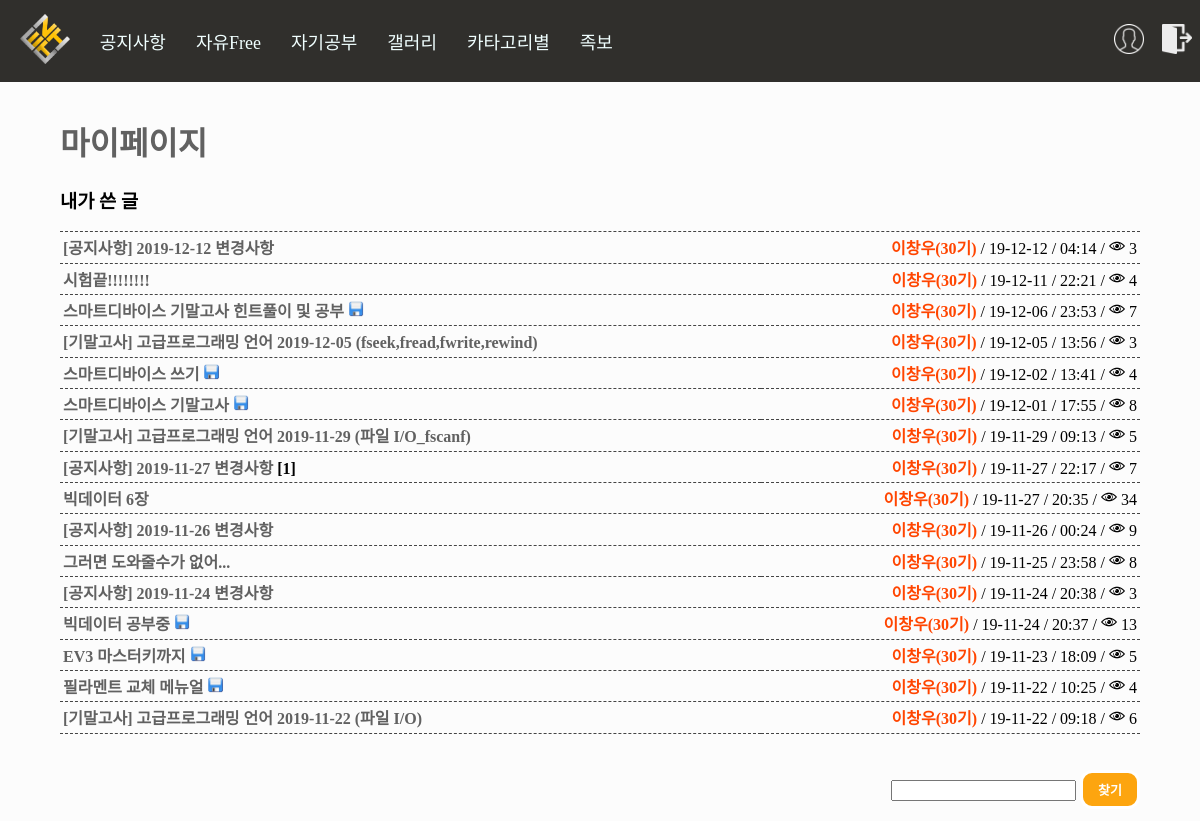
/account/myboard/?page=2 (signed in), run on the app's committed database.
### board/models.py (models this page shows, shortened)
class Board(models.Model):
    Title = models.CharField(max_length=50) #제목
    Body = models.TextField() #내용
    Created_at = models.DateTimeField(auto_now_add=True) #생성 일자 및 시간
    Updated_at = models.DateTimeField(auto_now=True) #수정 일자 및 시간
    Author = models.CharField(max_length=13) #글쓴이 아이디
    Category = models.CharField(max_length=13) #분류
    HowMuch = models.IntegerField() #조회수
    files=models.FileField(upload_to='files/', default='')
    images=models.FileField(upload_to='Sumnail/', default='')
    def get_generation(self): #이름을 나오게 하는데 예외처리 까지 적용 만약 탈퇴한 사람이면!! Id 가 나온다
        try:
            a = Profile.objects.get(user__username=self.Author)
            if a.UserType == "99":
                return "<span style='font-weight:bolder;color:orangered;'>"+a.Name+"("+a.Generation+"기)</span>"
            elif a.UserType == "98": #관리자 및 운영진
                return "<span style='font-weight:bolder;color:blue;'>"+a.Name+"("+a.Generation+"기)</span>"
            elif a.UserType == "3": #손님
                return "<span style='font-weight:bolder;color:darkviolet;'>"+a.Name+"("+a.Generation+"기)</span>"
            else: #일반 사용자
                return "<span style='font-weight:bolder;color:black;'>"+a.Name+"("+a.Generation+"기)</span>"
        except: #익명을 위해서 id나오게 삭제되니깐 이름은 알 수 없으므로...
            return "<span style='font-weight:bolder;color:grey;'>"+self.Author+"</span>"
    def new(self): #최신
        if self.Created_at > timezone.now() - datetime.timedelta(days=1):
            return "<img height='16px' src='/static/n.png'/>"
        else:  #하루 지나면 안 최신
            return ""
    def change(self): #최신
        if self.Updated_at > timezone.now() - datetime.timedelta(days=1):
            return "<img height='16px' src='/static/c.png'/>"
        else:  #하루 지나면 안 최신
            return ""
    def file_icon(self): #최신
        if len(self.files.name) > 5: #5글자 이상일경우로 했음!! 그러면 당연히 5글자 이상 아닌게 없을 것임!
            return "<img height='16px' src='/static/file.png'/>"
        else:  #하루 지나면 안 최신
            return ""
    def howmanycomment(self):
        a = Comment.objects.filter(Article=self.id).count()
        b = str('[') + str(a) + str(']')
        if a:
            return b
        else:
            return ""
    def howmanyhit(self):
        a = Hittimecount.objects.get(Article=self.id)
        if a:
            return str("<img height='16px' src='/static/eye.png'/> ") + str(a.HowMuch)

class Hittimecount(models.Model):
    Article = models.ForeignKey(Board, on_delete=models.CASCADE)
    HowMuch = models.IntegerField() #조회수

### account/models.py (models this page shows, shortened)
class Profile(models.Model):
    user = models.OneToOneField(User, on_delete=models.CASCADE) #1대1 조인
    Name = models.TextField(max_length=10) #이름
    UserNumber = models.IntegerField() #학번
    Phone = models.CharField(max_length=13) #전화번호
    UserType = models.CharField(max_length=13) #권한
    Generation = models.CharField(max_length=13) #기수

### account/views.py (the view)
# urls.py: path('myboard/', views.myboard, name='myboard'),
@login_required(login_url='/account/login/')
def myboard(request):
    my_b = Board.objects.filter(Author=request.user).order_by('-Created_at')
    if request.method == "POST":
        find_select = request.POST.get('find_select')
        my_b = Board.objects.filter(Author=request.user, Title__contains=find_select).order_by('-Created_at')
        pass
    paginator = Paginator(my_b,16) #페이지네이션 만들기
    page = request.GET.get('page') #페이지네이션 만들기
    posts = paginator.get_page(page) #페이지네이션 만들기
    request.session['location'] = 'myboard' #내 위치 알기 위해서 삭제한후 다시 돌아가기 위해서
    return render(request, "myboard.html", {'posts':posts, 'my_b':my_b})

### account/templates/myboard.html (shortened to what this page needs)
{%extends 'base.html'%}
{%load staticfiles%}
{%block contents%}
<div style="margin:3% 5%; height:55%;">
    <h1><a href="../mypage/">마이페이지</a></h1>
    <h3>내가 쓴 글</h3>
    <table style="width: 100%;border-top: 1px dashed #444444;border-collapse: collapse;">
        {%for a in posts%}
        <tr>
            <td style="border-bottom: 1px dashed #444444;padding:3px;"><a href="/board/detail/{{a.id}}">{{a.Title}}</a> <b>{{a.howmanycomment}}</b>
            {{a.file_icon|safe}}
            {%if a.new == "" %}
            </td>
            {%else%}
            <span style="vertical-align:middle">{{a.new|safe}}</span></td>
            {%endif%}
            <td style="border-bottom: 1px dashed #444444;padding:3px;"><div style="float:right;">
                {{a.get_generation|safe}} / {{a.Created_at|date:"y-m-d"}} / {{a.Created_at|time:"H:i"}} /
                {%if a.howmanyhit %}
                {{a.howmanyhit|safe}}
                {%else%}
                <img style="width:16px;height:16px;" src="{%static 'eye.png'%}"/> 0
                {%endif%}
            </div><br></td>
        </tr>
        {%endfor%}
    </table>
    <br>
            {% load el_pagination_tags %}
    <br>
    <form method="POST" action="{%url 'myboard'%}">
            <div style="float:right">
            <input type="text" name="find_select">
            <input name="get_find" class="button write_button" type="submit" value="찾기"/>
            </div>
        </form>
    <br><br><br>
    </div>
    {%endblock%}

### data on the page
Board: Title "[공지사항] 2019-12-12 변경사항", get_generation "이창우(30기)", Created_at "19-12-12", Created_at "04:14", howmanyhit "3"
Board: Title "시험끝!!!!!!!!", get_generation "이창우(30기)", Created_at "19-12-11", Created_at "22:21", howmanyhit "4"
Board: Title "스마트디바이스 기말고사 힌트풀이 및 공부", file_icon (picture), get_generation "이창우(30기)", Created_at "19-12-06", Created_at "23:53", howmanyhit "7"
Board: Title "[기말고사] 고급프로그래밍 언어 2019-12-05 (fseek,fread,fwrite,rewind)", get_generation "이창우(30기)", Created_at "19-12-05", Created_at "13:56", howmanyhit "3"
Board: Title "스마트디바이스 쓰기", file_icon (picture), get_generation "이창우(30기)", Created_at "19-12-02", Created_at "13:41", howmanyhit "4"
Board: Title "스마트디바이스 기말고사", file_icon (picture), get_generation "이창우(30기)", Created_at "19-12-01", Created_at "17:55", howmanyhit "8"
Board: Title "[기말고사] 고급프로그래밍 언어 2019-11-29 (파일 I/O_fscanf)", get_generation "이창우(30기)", Created_at "19-11-29", Created_at "09:13", howmanyhit "5"
Board: Title "[공지사항] 2019-11-27 변경사항", howmanycomment "[1]", get_generation "이창우(30기)", Created_at "19-11-27", Created_at "22:17", howmanyhit "7"
Board: Title "빅데이터 6장", get_generation "이창우(30기)", Created_at "19-11-27", Created_at "20:35", howmanyhit "34"
Board: Title "[공지사항] 2019-11-26 변경사항", get_generation "이창우(30기)", Created_at "19-11-26", Created_at "00:24", howmanyhit "9"
Board: Title "그러면 도와줄수가 없어...", get_generation "이창우(30기)", Created_at "19-11-25", Created_at "23:58", howmanyhit "8"
Board: Title "[공지사항] 2019-11-24 변경사항", get_generation "이창우(30기)", Created_at "19-11-24", Created_at "20:38", howmanyhit "3"
Board: Title "빅데이터 공부중", file_icon (picture), get_generation "이창우(30기)", Created_at "19-11-24", Created_at "20:37", howmanyhit "13"
Board: Title "EV3 마스터키까지", file_icon (picture), get_generation "이창우(30기)", Created_at "19-11-23", Created_at "18:09", howmanyhit "5"
Board: Title "필라멘트 교체 메뉴얼", file_icon (picture), get_generation "이창우(30기)", Created_at "19-11-22", Created_at "10:25", howmanyhit "4"
Board: Title "[기말고사] 고급프로그래밍 언어 2019-11-22 (파일 I/O)", get_generation "이창우(30기)", Created_at "19-11-22", Created_at "09:18", howmanyhit "6"
